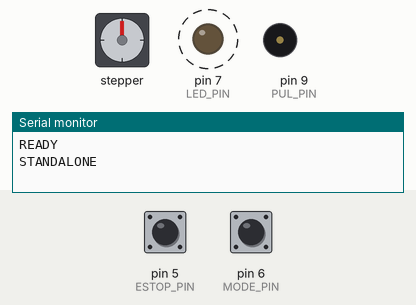
This sketch was run on a simulated Arduino Uno, built with avr-gcc and run on an emulated ATmega328P. Parts: stepper motor, output pins drawn as LEDs (lit = HIGH), buzzer (waves = sounding), the last lines printed to the serial monitor. Wiring (inferred from the names in the program): stepper motor driver (200 steps per turn assumed): step pin 9; direction pin 8. Dashed ring = blinking. Inputs (shaded band) come from the test bench; at power-on: pin 5 (ESTOP_PIN) HIGH, pin 6 (MODE_PIN) HIGH. Pins used as bus, display or sensor lines are not drawn.

Above: at 1.26 s.
1.3 s: pin 5 (ESTOP_PIN) pulled LOW for 3.2 s
At 1.7 s:
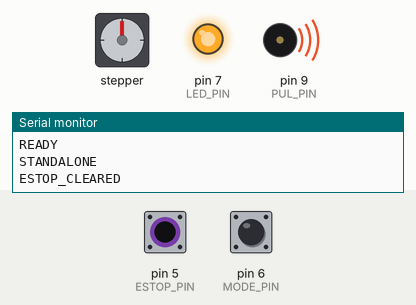
12.0 s: pin 5 (ESTOP_PIN) pulled LOW for 0.15 s
At 12.61 s:
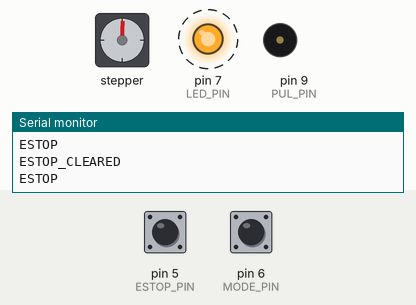
Timing chart, 0 to 22.0 s (numbered marks = the images above; inputs shaded):
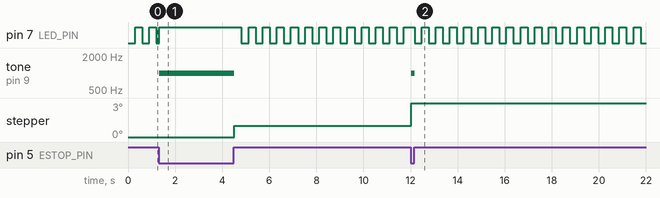

The sketch:

turntable_control.ino
```cpp
/* ============================================================
 * サクランボ病害虫鳥獣被害果除去システム 弐号機
 * ターンテーブル制御 — Arduino UNO版
 *
 * ラズパイ + pigpio のDMA波形制御を、ATmega328P の Timer1
 * ハードウェアタイマーに置き換えたもの。
 * PULパルスをCPUを使わずハードウェアで生成するため、
 * タイミングが正確でジッタがなく、異音が出にくい。
 *
 * 動作モードはハイブリッド（D6の物理スイッチで切替）:
 *   - PCモード  : PCのGUIから USBシリアル経由でコマンド受信
 *   - 単独モード : PCなしで、非常停止スイッチの開閉だけで回転
 *
 * Arduinoが非同期に送る通知行（PC側が受信して処理する）:
 *   - ESTOP / ESTOP_CLEARED : 非常停止の作動 / 解除
 *   - STANDALONE / PC_MODE   : 単独モードへ移行 / PCモードへ復帰
 *     ※モード切替時に送る。起動時点で既に単独モードなら READY 直後にも
 *       STANDALONE を送り、PC側のロック状態を同期する。
 *
 * 非常停止スイッチ(オムロン製・c接点を2ブロック)は2回路使う:
 *   - 回路1: c接点のNC側をTB6600のVccに直列（押すと電源遮断＝確実な物理停止）
 *   - 回路2: 空きブロックのNC接点をD5に接続（押すと開=Arduinoが検知してPC通知・LED表示）
 * モーターを止める安全経路は回路1のVcc物理遮断。回路2は通知・表示用。
 * ============================================================ */

// --- ピン割り当て -------------------------------------------
// PUL_PIN は Timer1 の OC1A に固定で割り当てられているため、
// D9 から変更できない（ハードウェア出力のため）。
const uint8_t PUL_PIN   = 9;   // ステップパルス出力 (Timer1 OC1A 固定)
const uint8_t DIR_PIN   = 8;   // 回転方向
const uint8_t ESTOP_PIN = 5;   // 非常停止 入力 (内部プルアップ) ※24V短絡事故でD3が故障したためD5へ移設
const uint8_t MODE_PIN  = 6;   // モード切替 入力 (LOW=PC / HIGH=単独, 内部プルアップ) ※D4故障のためD6へ移設
const uint8_t LED_PIN   = 7;   // 状態LED 出力 ※D5を非常停止に使うためD7へ移設

// 非常停止スイッチの接点種別 (D5に何をつないだか)。
//   false = NC(b接点): 通常=閉(LOW)  / 押下=開(HIGH)   ← 今回はこれ(実配線がNC接点。フェイルセーフ)
// 配線変更時はここだけ変えればよい。
const bool ESTOP_NC = false;

// --- 速度テーブル -------------------------------------------
// ラズパイ版 SPEED_MAP と同じHIGH/LOW幅[マイクロ秒]。
// レベルが大きいほど周期が短く ＝ 回転が速い。
const uint16_t SPEED_DELAY_US[10] = {
  1000, // 1: 遅い
   900, // 2
   800, // 3
   700, // 4
   600, // 5
   500, // 6
   400, // 7
   300, // 8
   200, // 9
   100  // 10: 速い
};

// --- 状態 ---------------------------------------------------
uint8_t currentSpeed = 6;        // 1〜10
bool    isRunning    = false;
bool    estopActive  = false;    // 非常停止が作動中か（ロックアウト）
bool    singleMode   = false;    // true=単独モード, false=PCモード

// --- 入力デバウンス -----------------------------------------
// 機械接点のチャタリングで誤検知・通知の連発をしないよう、
// 一定時間(DEBOUNCE_MS)安定してから状態を確定する。
const unsigned long DEBOUNCE_MS = 20;

bool          estopRaw, estopStable;          // ピン生値 / 確定値 (true=作動)
unsigned long estopChangedAt;
bool          modeRaw, modeStable;            // ピン生値 / 確定値 (true=単独)
unsigned long modeChangedAt;

// --- LED点滅用 ----------------------------------------------
unsigned long ledBlinkAt = 0;
bool          ledBlinkState = false;
const unsigned long LED_BLINK_MS = 300;

// --- シリアル受信バッファ -----------------------------------
char    cmdBuf[16];
uint8_t cmdLen = 0;

// ============================================================
// 指定したHIGH/LOW幅[us]を作るための OCR1A 値を計算する。
//   プリスケーラ N=8、F_CPU=16MHz のとき
//   トグル間隔[us] = (OCR1A + 1) * 8 / 16 = (OCR1A + 1) / 2
//   → OCR1A = 2 * delay_us - 1
// ============================================================
static inline uint16_t calcOCR(uint16_t delay_us) {
  return (uint16_t)(2UL * delay_us - 1);
}

// ============================================================
// 回転開始: Timer1 を CTCモードで起動し、OC1A(D9) をトグル出力。
// パルス生成はハードウェアが行うため、loop()の負荷とは無関係に
// 正確な周波数を出し続ける。
// 非常停止中は安全のため起動させない。
// ============================================================
void startRotation() {
  if (isRunning || estopActive) return;

  noInterrupts();
  TCCR1A = 0;
  TCCR1B = 0;
  TCNT1  = 0;
  OCR1A  = calcOCR(SPEED_DELAY_US[currentSpeed - 1]);

  TCCR1A |= (1 << COM1A0);   // コンペアマッチごとに OC1A(D9) をトグル
  TCCR1B |= (1 << WGM12);    // CTCモード (TOP = OCR1A)
  TCCR1B |= (1 << CS11);     // プリスケーラ 8 でタイマー始動
  interrupts();

  isRunning = true;
}

// ============================================================
// 回転停止: タイマーを止め、PULピンを LOW に固定する。
// ============================================================
void stopRotation() {
  noInterrupts();
  TCCR1B = 0;                 // クロック停止
  TCCR1A = 0;                 // OC1A を通常ピンに戻す
  interrupts();
  digitalWrite(PUL_PIN, LOW);
  isRunning = false;
}

// ============================================================
// 速度変更: OCR1A を書き換える。回転中もシームレスに反映される。
// ============================================================
void setSpeed(uint8_t level) {
  if (level < 1 || level > 10) return;
  currentSpeed = level;

  if (isRunning) {
    uint16_t newOCR = calcOCR(SPEED_DELAY_US[currentSpeed - 1]);
    noInterrupts();
    OCR1A = newOCR;
    // 現在のカウントが新しいTOPを超えていると、一度65535まで
    // 数え上げてから折り返してしまう。その場合だけ0に戻して
    // 即座に新しい周期へ切り替える。
    if (TCNT1 > newOCR) TCNT1 = 0;
    interrupts();
  }
}

// ============================================================
// 1行ぶんのコマンドを解釈して実行する。（PCモード時のシリアル）
//   R       : 回転開始
//   S       : 停止
//   V<1-10> : 速度変更 (例 V7)
//   C       : クリーンアップ(停止・速度を基準に初期化)
//   P       : ピング（PC側の接続確認用。OK:PONGを返すだけ）
//   Q       : 状態問い合わせ（現在の非常停止状態を ESTOP/ESTOP_CLEARED で返す）
// ============================================================
void handleCommand(const char* cmd) {
  switch (cmd[0]) {
    case 'R':
      if (estopActive) {
        Serial.println(F("ERR:ESTOP"));   // 非常停止中は起動拒否
        break;
      }
      startRotation();
      Serial.println(F("OK:ROTATE"));
      break;

    case 'S':
      stopRotation();
      Serial.println(F("OK:STOP"));
      break;

    case 'V': {
      int level = atoi(cmd + 1);
      if (level >= 1 && level <= 10) {
        setSpeed((uint8_t)level);
        Serial.print(F("OK:SPEED="));
        Serial.println(level);
      } else {
        Serial.println(F("ERR:SPEED_RANGE"));
      }
      break;
    }

    case 'C':
      stopRotation();
      currentSpeed = 6;
      Serial.println(F("OK:CLEANUP"));
      break;

    case 'P':
      Serial.println(F("OK:PONG"));
      break;

    case 'Q':
      // PC起動時の状態同期用。現在の非常停止状態を通知トークンで返す。
      Serial.println(estopActive ? F("ESTOP") : F("ESTOP_CLEARED"));
      break;

    default:
      Serial.println(F("ERR:UNKNOWN_CMD"));
      break;
  }
}

// ============================================================
// デバウンス付きで入力ピンを読む。
//   raw を更新し、DEBOUNCE_MS 以上同じなら stable を確定する。
//   stable が変化したとき true を返す（エッジ検出用）。
// ============================================================
bool debounceRead(uint8_t pin, bool &raw, bool &stable,
                  unsigned long &changedAt, unsigned long now) {
  bool v = (digitalRead(pin) == HIGH);
  if (v != raw) {            // 生値が変わった → 計測リセット
    raw = v;
    changedAt = now;
  }
  if (raw != stable && (now - changedAt) >= DEBOUNCE_MS) {
    stable = raw;            // 安定したので確定
    return true;             // 変化あり
  }
  return false;
}

// ============================================================
// 状態LEDの更新（ブロックしないmillisベース）。
//   非常停止中 : 点滅 / 回転中 : 点灯 / 停止中 : 消灯
// ============================================================
void updateLed(unsigned long now) {
  if (estopActive) {
    if (now - ledBlinkAt >= LED_BLINK_MS) {
      ledBlinkAt = now;
      ledBlinkState = !ledBlinkState;
      digitalWrite(LED_PIN, ledBlinkState ? HIGH : LOW);
    }
  } else {
    digitalWrite(LED_PIN, isRunning ? HIGH : LOW);
  }
}

// ============================================================
void setup() {
  pinMode(PUL_PIN, OUTPUT);
  pinMode(DIR_PIN, OUTPUT);
  pinMode(LED_PIN, OUTPUT);
  pinMode(ESTOP_PIN, INPUT_PULLUP);
  pinMode(MODE_PIN,  INPUT_PULLUP);   // LOW=PCモード / HIGH=単独モード

  digitalWrite(PUL_PIN, LOW);
  digitalWrite(DIR_PIN, HIGH);         // 回転方向。逆にしたい場合は HIGH に
  digitalWrite(LED_PIN, LOW);

  // 起動時の入力状態を確定値として読み込んでおく
  unsigned long now = millis();
  estopRaw = estopStable = (digitalRead(ESTOP_PIN) == HIGH);
  modeRaw  = modeStable  = (digitalRead(MODE_PIN)  == HIGH);
  estopChangedAt = modeChangedAt = now;
  // ピンHIGH→押下か否かは接点種別で解釈する (NO: LOWで押下 / NC: HIGHで押下)
  estopActive = ESTOP_NC ? !estopStable : estopStable;
  singleMode  = modeStable;

  Serial.begin(115200);
  Serial.println(F("READY"));   // PC側はこの行で起動完了を判定できる
  // 起動時点で既に単独モードなら、PC側と状態を同期するため通知しておく。
  if (singleMode) Serial.println(F("STANDALONE"));
}

// ============================================================
void loop() {
  unsigned long now = millis();

  // --- モード切替の監視 --------------------------------------
  // モードが変わったら安全側に一旦停止する。
  // modeJustChanged を立てて、同イテレーション内での auto-start を防ぐ。
  bool modeJustChanged = false;
  if (debounceRead(MODE_PIN, modeRaw, modeStable, modeChangedAt, now)) {
    singleMode = modeStable;
    stopRotation();
    modeJustChanged = true;
    // PCへモード変化を通知する。PC側は単独モード中、GUIの操作系をロックする。
    Serial.println(singleMode ? F("STANDALONE") : F("PC_MODE"));
  }

  // --- 非常停止の監視（エッジ検出） --------------------------
  if (debounceRead(ESTOP_PIN, estopRaw, estopStable, estopChangedAt, now)) {
    // ピンHIGH→押下かは接点種別で解釈 (NO: LOWで押下 / NC: HIGHで押下)
    bool pressed = ESTOP_NC ? !estopStable : estopStable;
    if (pressed && !estopActive) {
      // 作動: 即停止してロックアウトし、PCへ通知
      estopActive = true;
      stopRotation();
      Serial.println(F("ESTOP"));
    } else if (!pressed && estopActive) {
      // 解除: ロックアウト解除してPCへ通知
      estopActive = false;
      Serial.println(F("ESTOP_CLEARED"));
      // PCモードは再指令まで停止維持（ここでは回さない）。
      // 単独モードは後段のレベル制御で自動再開する。
    }
  }

  // --- 単独モードのレベル制御 --------------------------------
  // 非常停止が解除されている間は回し続ける（操作系は非常停止のみ）。
  // モード切替直後は1イテレーション待ってから再起動する（即時再起動防止）。
  if (singleMode && !estopActive && !isRunning && !modeJustChanged) {
    startRotation();
  }

  // --- PCモードのシリアル処理 --------------------------------
  // シリアルを1文字ずつ読み、改行までを1コマンドとして処理する。
  while (Serial.available() > 0) {
    char c = (char)Serial.read();
    if (c == '\n' || c == '\r') {
      if (cmdLen > 0) {
        cmdBuf[cmdLen] = '\0';
        handleCommand(cmdBuf);
        cmdLen = 0;
      }
    } else if (cmdLen < sizeof(cmdBuf) - 1) {
      cmdBuf[cmdLen++] = c;
    }
    // バッファ上限に達した場合は、改行が来るまでの超過分を捨てる
    // （cmdLen は増やさないので上書き衝突は起きない）
  }

  // --- 状態LED ----------------------------------------------
  updateLed(now);
}
```

Measured:
- by itself, pin 7 (LED_PIN): repeats every 0.60 s: LOW 0.30 s, HIGH 0.30 s
